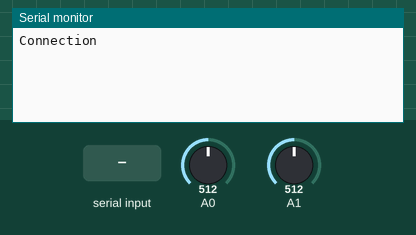
This sketch was run on a simulated Arduino Uno, built with avr-gcc and run on an emulated ATmega328P. Parts: the last lines printed to the serial monitor. Inputs (shaded band) come from the test bench; at power-on: A0 = 512, A1 = 512.

Above: at 1.2 s.
1.3 s: "1\n" received over the second serial link
At 2.4 s:
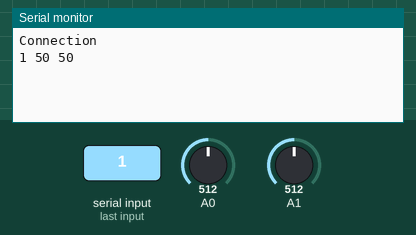
2.8 s: "0\n" received over the second serial link
At 3.5 s:
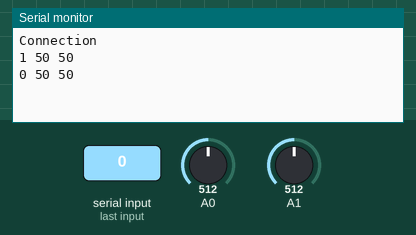

Measured:
- after the input at 1.3 s, the serial monitor: prints a new line at once (image 1)
- after the input at 2.8 s, the serial monitor: prints a new line at once (image 2)

The sketch:

BottomUP____.ino
```cpp
#include <SoftwareSerial.h>

//Connection with aduino, android
//Using the Unity

SoftwareSerial btSerial(2,3); //TX, RX

void setup() {
  //put your setup code here, to run once:
  Serial.begin(9600);
  Serial.println("Connection");
  btSerial.begin(9600);
}

void loop() {
  //put your main code here, to run repeatedly:

  String allString = "";

  //connection with FSR
  int sensorvalA0 = analogRead(A0); //Accelator //break change
  int sensorvalA1 = analogRead(A1); //break //accelator change

  //change the value of FSR
  int accelator = map(sensorvalA0, 0, 1023, 0, 100);
  int breakA1 = map(sensorvalA1, 0, 1023, 0, 100);

  while(btSerial.available()){//블루투스에서 데이터 받아올 때
    char data = btSerial.read();

    if(data == '\n'){
       Serial.println(allString + " " + String(breakA1)+ " " + String(accelator));
    }
    else{
      allString += data;
    }
  }

  delay(45);

}
```
